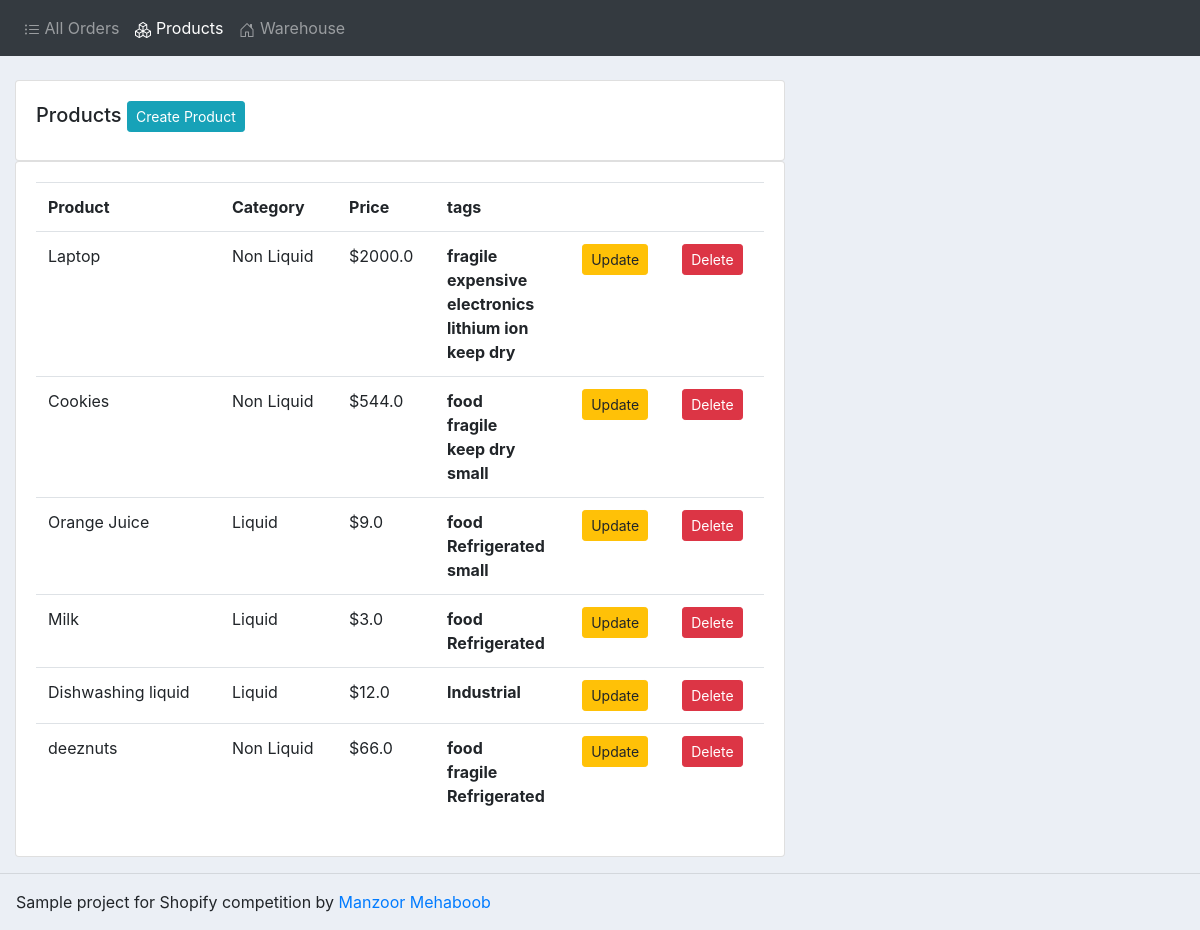
Before: /products/ with the older database file.
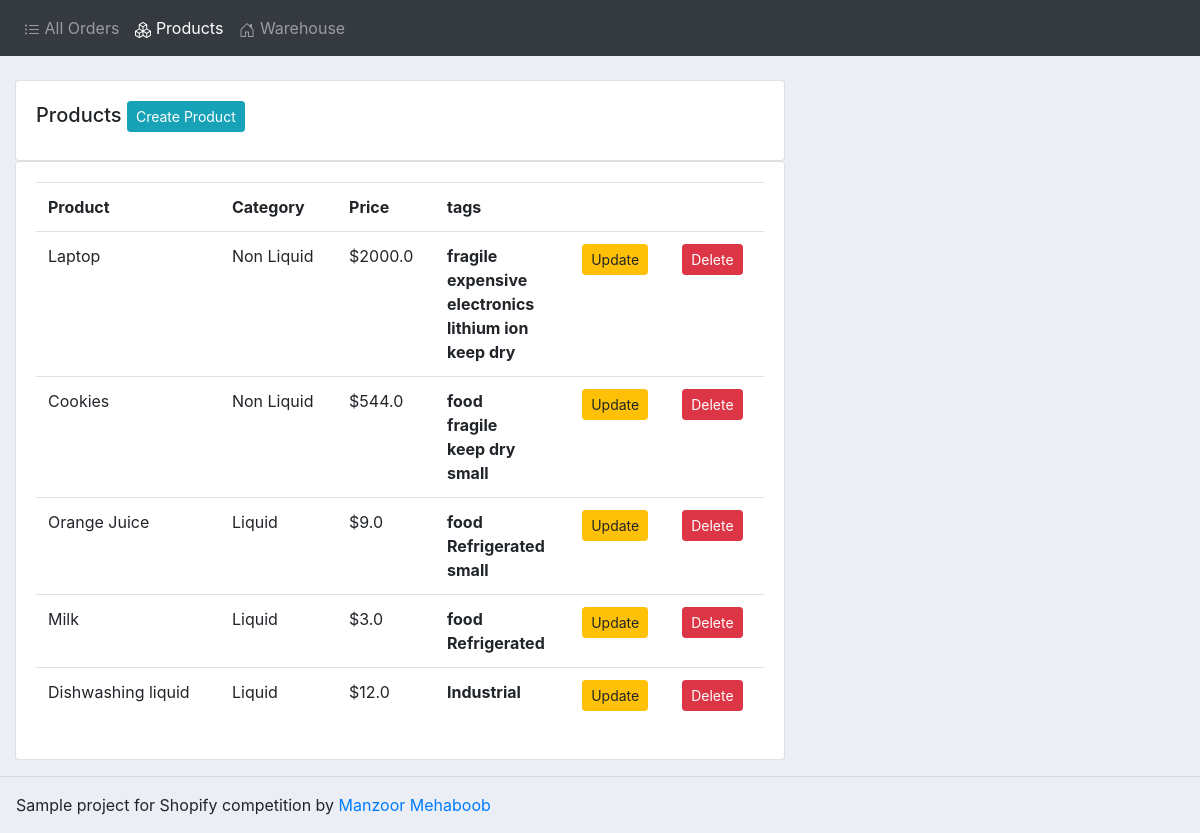
After: the same page with the newer database file.
### accounts/models.py (models this page shows, shortened)
class Product(models.Model):
	CATEGORY = (
			('Liquid', 'Liquid'),
			('Non Liquid', 'Non Liquid'),
			)
	id = models.AutoField(primary_key=True)
	name = models.CharField(max_length=200, null=True)
	price = models.FloatField(null=True)
	category = models.CharField(max_length=200, null=True, choices=CATEGORY)
	description = models.CharField(max_length=200, null=True, blank=True)
	date_created = models.DateTimeField(auto_now_add=True, null=True)
	tags = models.ManyToManyField(Tag)

class Tag(models.Model):
	id = models.AutoField(primary_key=True)
	name = models.CharField(max_length=200, null=True)

### accounts/views.py (the view)
# urls.py: path('products/', views.products, name='products'),
def products(request):
	products = Product.objects.all()
	return render(request, 'accounts/products.html', {'products':products})

### accounts/templates/accounts/products.html
{% extends 'accounts/main.html' %}
{% block content %}
<br>
<div class="row">
	<div class="col-md-8">
		<div class="card card-body">
			<h5>Products <a class="btn btn-sm btn-info" href="{% url 'create_product' %}">Create Product</a></h5>
		</div>
		<div class="card card-body">
			<table class="table">
				<tr>
					<th>Product</th>
					<th>Category</th>
					<th>Price</th>
					<th>tags</th>
					<th></th>
					<th></th>
				</tr>
				{% for i in products %}
				<tr>
					<td>{{i.name}}</td>
					<td>{{i.category}}</td>
					<td>${{i.price}}</td>
					<td><b>{% for j in i.tags.all %} {{j.name}} <br /> {% endfor %}</b></td>
					<td><a class="btn btn-sm btn-warning" href="{% url 'update_product' i.id %}">Update</a></td>
					<td><a class="btn btn-sm btn-danger" href="{% url 'delete_product' i.id %}">Delete</a></td>
				</tr>
				{% endfor %}
			</table>
		</div>
	</div>
</div>
{% endblock content %}

Changed rows visible on the page:
removed Product: name "deeznuts", category "Non Liquid", price "66.0", Tag (name "food"), Tag (name "Refrigerated")
no longer on this page (row unchanged): Tag: name "fragile", shown under "deeznuts"
